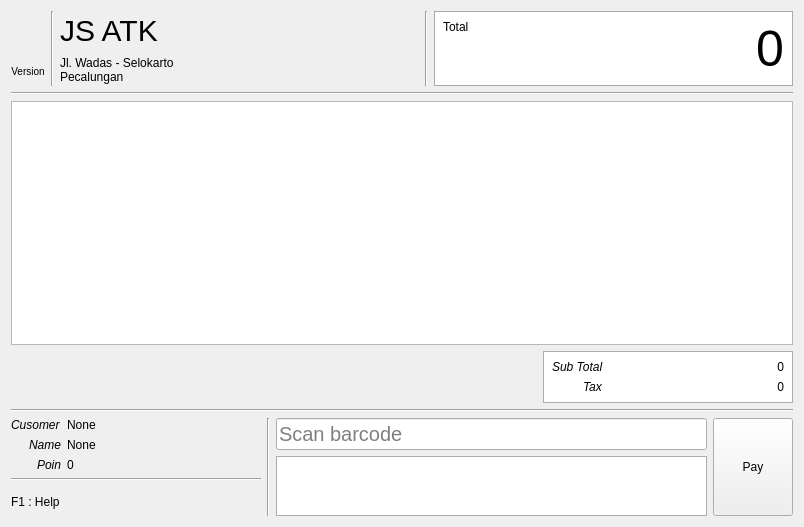
<?xml version="1.0" encoding="UTF-8"?>
<ui version="4.0">
 <class>CashierWidget</class>
 <widget class="QWidget" name="CashierWidget">
  <property name="geometry">
   <rect>
    <x>0</x>
    <y>0</y>
    <width>804</width>
    <height>527</height>
   </rect>
  </property>
  <property name="windowTitle">
   <string>Form</string>
  </property>
  <layout class="QVBoxLayout" name="verticalLayout_4">
   <item>
    <layout class="QHBoxLayout" name="horizontalLayout">
     <property name="sizeConstraint">
      <enum>QLayout::SetFixedSize</enum>
     </property>
     <property name="topMargin">
      <number>0</number>
     </property>
     <property name="rightMargin">
      <number>0</number>
     </property>
     <item>
      <layout class="QVBoxLayout" name="verticalLayout_5">
       <property name="topMargin">
        <number>10</number>
       </property>
       <item>
        <widget class="QLabel" name="label">
         <property name="sizePolicy">
          <sizepolicy hsizetype="Minimum" vsizetype="Preferred">
           <horstretch>0</horstretch>
           <verstretch>0</verstretch>
          </sizepolicy>
         </property>
         <property name="text">
          <string/>
         </property>
         <property name="pixmap">
          <pixmap resource="../../sultan/sultan.qrc">:/images/icon_64.png</pixmap>
         </property>
         <property name="alignment">
          <set>Qt::AlignCenter</set>
         </property>
        </widget>
       </item>
       <item>
        <widget class="QLabel" name="labelVersion">
         <property name="sizePolicy">
          <sizepolicy hsizetype="Minimum" vsizetype="Preferred">
           <horstretch>0</horstretch>
           <verstretch>0</verstretch>
          </sizepolicy>
         </property>
         <property name="styleSheet">
          <string notr="true">font-size: 10px;</string>
         </property>
         <property name="text">
          <string>Version</string>
         </property>
         <property name="alignment">
          <set>Qt::AlignCenter</set>
         </property>
        </widget>
       </item>
      </layout>
     </item>
     <item>
      <widget class="Line" name="line">
       <property name="orientation">
        <enum>Qt::Vertical</enum>
       </property>
      </widget>
     </item>
     <item>
      <layout class="QVBoxLayout" name="verticalLayout" stretch="0,0">
       <property name="sizeConstraint">
        <enum>QLayout::SetMinimumSize</enum>
       </property>
       <property name="rightMargin">
        <number>0</number>
       </property>
       <item>
        <widget class="QLabel" name="labelTitle">
         <property name="sizePolicy">
          <sizepolicy hsizetype="Expanding" vsizetype="Fixed">
           <horstretch>0</horstretch>
           <verstretch>0</verstretch>
          </sizepolicy>
         </property>
         <property name="mouseTracking">
          <bool>false</bool>
         </property>
         <property name="styleSheet">
          <string notr="true">font-size: 30px;</string>
         </property>
         <property name="text">
          <string>JS ATK</string>
         </property>
        </widget>
       </item>
       <item>
        <widget class="QLabel" name="labelSubtitle">
         <property name="sizePolicy">
          <sizepolicy hsizetype="Fixed" vsizetype="Fixed">
           <horstretch>0</horstretch>
           <verstretch>0</verstretch>
          </sizepolicy>
         </property>
         <property name="text">
          <string>&lt;html&gt;&lt;head/&gt;&lt;body&gt;&lt;p&gt;Jl. Wadas - Selokarto&lt;br/&gt;Pecalungan&lt;/p&gt;&lt;/body&gt;&lt;/html&gt;</string>
         </property>
         <property name="textFormat">
          <enum>Qt::RichText</enum>
         </property>
        </widget>
       </item>
      </layout>
     </item>
     <item>
      <widget class="Line" name="line_4">
       <property name="orientation">
        <enum>Qt::Vertical</enum>
       </property>
      </widget>
     </item>
     <item>
      <layout class="QVBoxLayout" name="verticalLayout_6">
       <property name="topMargin">
        <number>0</number>
       </property>
       <item>
        <widget class="QWidget" name="widget" native="true">
         <property name="maximumSize">
          <size>
           <width>500</width>
           <height>16777215</height>
          </size>
         </property>
         <property name="styleSheet">
          <string notr="true">background-color: white;
border: 1px solid #ababab;</string>
         </property>
         <layout class="QHBoxLayout" name="horizontalLayout_2">
          <item>
           <widget class="QLabel" name="label_12">
            <property name="styleSheet">
             <string notr="true">border: none;</string>
            </property>
            <property name="text">
             <string>Total</string>
            </property>
            <property name="alignment">
             <set>Qt::AlignLeading|Qt::AlignLeft|Qt::AlignTop</set>
            </property>
           </widget>
          </item>
          <item>
           <widget class="QLabel" name="labelTotal">
            <property name="sizePolicy">
             <sizepolicy hsizetype="Expanding" vsizetype="Preferred">
              <horstretch>0</horstretch>
              <verstretch>0</verstretch>
             </sizepolicy>
            </property>
            <property name="styleSheet">
             <string notr="true">font-size: 50px; border: none;</string>
            </property>
            <property name="text">
             <string>0</string>
            </property>
            <property name="alignment">
             <set>Qt::AlignRight|Qt::AlignTrailing|Qt::AlignVCenter</set>
            </property>
           </widget>
          </item>
         </layout>
        </widget>
       </item>
      </layout>
     </item>
    </layout>
   </item>
   <item>
    <widget class="Line" name="line_5">
     <property name="orientation">
      <enum>Qt::Horizontal</enum>
     </property>
    </widget>
   </item>
   <item>
    <widget class="QTableView" name="tableView">
     <property name="styleSheet">
      <string notr="true">QTableView::item {
  padding: 5px;
}</string>
     </property>
     <property name="tabKeyNavigation">
      <bool>false</bool>
     </property>
     <property name="showDropIndicator" stdset="0">
      <bool>false</bool>
     </property>
     <property name="dragDropOverwriteMode">
      <bool>false</bool>
     </property>
     <property name="horizontalScrollMode">
      <enum>QAbstractItemView::ScrollPerPixel</enum>
     </property>
     <property name="gridStyle">
      <enum>Qt::DashLine</enum>
     </property>
     <attribute name="verticalHeaderVisible">
      <bool>false</bool>
     </attribute>
    </widget>
   </item>
   <item>
    <widget class="QWidget" name="widgetTax" native="true">
     <layout class="QVBoxLayout" name="verticalLayout_8">
      <property name="leftMargin">
       <number>0</number>
      </property>
      <property name="topMargin">
       <number>0</number>
      </property>
      <property name="rightMargin">
       <number>0</number>
      </property>
      <property name="bottomMargin">
       <number>0</number>
      </property>
      <item>
       <layout class="QHBoxLayout" name="horizontalLayoutTax">
        <property name="leftMargin">
         <number>10</number>
        </property>
        <property name="topMargin">
         <number>0</number>
        </property>
        <item>
         <spacer name="horizontalSpacer">
          <property name="orientation">
           <enum>Qt::Horizontal</enum>
          </property>
          <property name="sizeHint" stdset="0">
           <size>
            <width>40</width>
            <height>20</height>
           </size>
          </property>
         </spacer>
        </item>
        <item>
         <widget class="QWidget" name="widget_3" native="true">
          <property name="minimumSize">
           <size>
            <width>250</width>
            <height>0</height>
           </size>
          </property>
          <property name="styleSheet">
           <string notr="true">background-color: white;
border: 1px solid #ababab;</string>
          </property>
          <layout class="QFormLayout" name="formLayout_2">
           <property name="labelAlignment">
            <set>Qt::AlignRight|Qt::AlignTrailing|Qt::AlignVCenter</set>
           </property>
           <item row="0" column="0">
            <widget class="QLabel" name="label_6">
             <property name="styleSheet">
              <string notr="true">font: italic; border: none;</string>
             </property>
             <property name="text">
              <string>Sub Total</string>
             </property>
            </widget>
           </item>
           <item row="0" column="1">
            <widget class="QLabel" name="labelSubTotal">
             <property name="styleSheet">
              <string notr="true">border: none;</string>
             </property>
             <property name="text">
              <string>0</string>
             </property>
             <property name="alignment">
              <set>Qt::AlignRight|Qt::AlignTrailing|Qt::AlignVCenter</set>
             </property>
            </widget>
           </item>
           <item row="1" column="0">
            <widget class="QLabel" name="label_7">
             <property name="styleSheet">
              <string notr="true">font: italic; border: none;</string>
             </property>
             <property name="text">
              <string>Tax</string>
             </property>
            </widget>
           </item>
           <item row="1" column="1">
            <widget class="QLabel" name="labelTax">
             <property name="styleSheet">
              <string notr="true">border: none;</string>
             </property>
             <property name="text">
              <string>0</string>
             </property>
             <property name="alignment">
              <set>Qt::AlignRight|Qt::AlignTrailing|Qt::AlignVCenter</set>
             </property>
            </widget>
           </item>
          </layout>
         </widget>
        </item>
       </layout>
      </item>
     </layout>
    </widget>
   </item>
   <item>
    <widget class="Line" name="line_2">
     <property name="orientation">
      <enum>Qt::Horizontal</enum>
     </property>
    </widget>
   </item>
   <item>
    <layout class="QHBoxLayout" name="horizontalLayout_3">
     <property name="topMargin">
      <number>0</number>
     </property>
     <property name="rightMargin">
      <number>0</number>
     </property>
     <item>
      <layout class="QVBoxLayout" name="verticalLayout_7">
       <property name="rightMargin">
        <number>0</number>
       </property>
       <property name="bottomMargin">
        <number>0</number>
       </property>
       <item>
        <layout class="QFormLayout" name="formLayout">
         <property name="labelAlignment">
          <set>Qt::AlignRight|Qt::AlignTrailing|Qt::AlignVCenter</set>
         </property>
         <item row="0" column="0">
          <widget class="QLabel" name="label_4">
           <property name="styleSheet">
            <string notr="true">font: italic;</string>
           </property>
           <property name="text">
            <string>Cusomer</string>
           </property>
          </widget>
         </item>
         <item row="0" column="1">
          <widget class="QLabel" name="labelCustomerNumber">
           <property name="styleSheet">
            <string notr="true"/>
           </property>
           <property name="text">
            <string>None</string>
           </property>
          </widget>
         </item>
         <item row="1" column="0">
          <widget class="QLabel" name="label_2">
           <property name="styleSheet">
            <string notr="true">font: italic;</string>
           </property>
           <property name="text">
            <string>Name</string>
           </property>
          </widget>
         </item>
         <item row="2" column="0">
          <widget class="QLabel" name="label_5">
           <property name="styleSheet">
            <string notr="true">font: italic;</string>
           </property>
           <property name="text">
            <string>Poin</string>
           </property>
          </widget>
         </item>
         <item row="1" column="1">
          <widget class="QLabel" name="labelCustomerName">
           <property name="text">
            <string>None</string>
           </property>
          </widget>
         </item>
         <item row="2" column="1">
          <widget class="QLabel" name="labelCustomerPoin">
           <property name="text">
            <string>0</string>
           </property>
          </widget>
         </item>
        </layout>
       </item>
       <item>
        <widget class="Line" name="line_6">
         <property name="orientation">
          <enum>Qt::Horizontal</enum>
         </property>
        </widget>
       </item>
       <item>
        <widget class="QLabel" name="label_3">
         <property name="sizePolicy">
          <sizepolicy hsizetype="Minimum" vsizetype="Preferred">
           <horstretch>0</horstretch>
           <verstretch>0</verstretch>
          </sizepolicy>
         </property>
         <property name="minimumSize">
          <size>
           <width>250</width>
           <height>0</height>
          </size>
         </property>
         <property name="styleSheet">
          <string notr="true">font-size: 12px;</string>
         </property>
         <property name="text">
          <string>F1 : Help</string>
         </property>
        </widget>
       </item>
      </layout>
     </item>
     <item>
      <widget class="Line" name="line_3">
       <property name="orientation">
        <enum>Qt::Vertical</enum>
       </property>
      </widget>
     </item>
     <item>
      <layout class="QVBoxLayout" name="verticalLayout_3">
       <property name="sizeConstraint">
        <enum>QLayout::SetMinimumSize</enum>
       </property>
       <item>
        <widget class="QLineEdit" name="lineBarcode">
         <property name="styleSheet">
          <string notr="true">font-size: 20px;</string>
         </property>
         <property name="placeholderText">
          <string>Scan barcode</string>
         </property>
        </widget>
       </item>
       <item>
        <widget class="QWidget" name="widget_2" native="true">
         <property name="minimumSize">
          <size>
           <width>0</width>
           <height>50</height>
          </size>
         </property>
         <property name="styleSheet">
          <string notr="true">background-color: white;
border: 1px solid #ababab;</string>
         </property>
         <layout class="QVBoxLayout" name="verticalLayout_2">
          <item>
           <widget class="QLabel" name="labelName">
            <property name="styleSheet">
             <string notr="true">font-size: 16px; border: none;</string>
            </property>
            <property name="text">
             <string/>
            </property>
           </widget>
          </item>
          <item>
           <widget class="QLabel" name="labelPrice">
            <property name="styleSheet">
             <string notr="true">font-size: 16px; border: none;</string>
            </property>
            <property name="text">
             <string/>
            </property>
            <property name="alignment">
             <set>Qt::AlignLeading|Qt::AlignLeft|Qt::AlignVCenter</set>
            </property>
           </widget>
          </item>
         </layout>
        </widget>
       </item>
      </layout>
     </item>
     <item>
      <widget class="QPushButton" name="pushPay">
       <property name="sizePolicy">
        <sizepolicy hsizetype="Preferred" vsizetype="Preferred">
         <horstretch>0</horstretch>
         <verstretch>0</verstretch>
        </sizepolicy>
       </property>
       <property name="text">
        <string>Pay</string>
       </property>
      </widget>
     </item>
    </layout>
   </item>
  </layout>
 </widget>
 <resources>
  <include location="../../sultan/sultan.qrc"/>
 </resources>
 <connections/>
</ui>
